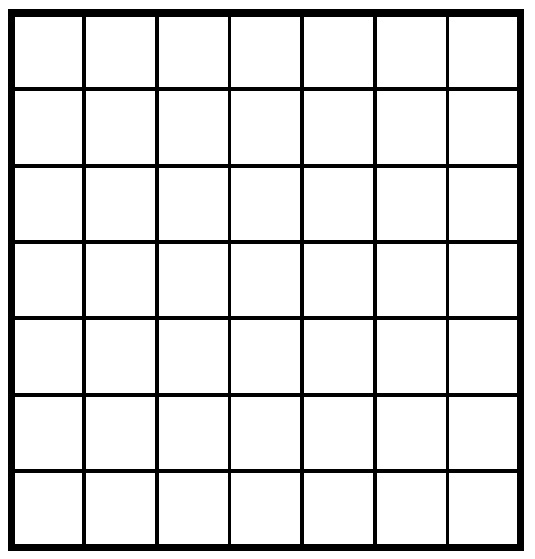
#> input picture ImageProcessing/grid.jpg, 535 x 559 px
$ python ScherTransformation.py
#> lines starting #> are read from the running program, lines starting #| are printed output that depends on the picture; after the words box and inside, x2 and y2 are one past the last pixel; in counts of white or black regions, pixels touching at a corner belong together
import cv2
import numpy as np
import matplotlib as mat
from matplotlib import pyplot as plt


img = cv2.imread("grid.jpg")
#> img is the input picture: shape (559, 535, 3); min 0, max 255, mean 222.4
height, width, _ = img.shape
#> height = 559; width = 535

cv2.circle(img, (84, 89), 5, (0, 0, 255), -1)
#> img: shape (559, 535, 3); 0.03% of pixels changed, all inside (x1, y1, x2, y2) = (79, 84, 90, 95)
cv2.circle(img, (446, 89), 5, (0, 0, 255), -1)
#> img: shape (559, 535, 3); mean B, G, R 222.4, 222.4, 222.5
cv2.circle(img, (88, 471), 5, (0, 0, 255), -1)
#> img: shape (559, 535, 3); mean B, G, R 222.3, 222.3, 222.5

pts1 = np.float32([[84, 89], [446, 89], [88, 471]])

pts2 = np.float32([[0, 89], [446, 89], [150, 471]])


matrix = cv2.getAffineTransform(pts1, pts2)
result = cv2.warpAffine(img, matrix, (width, height))
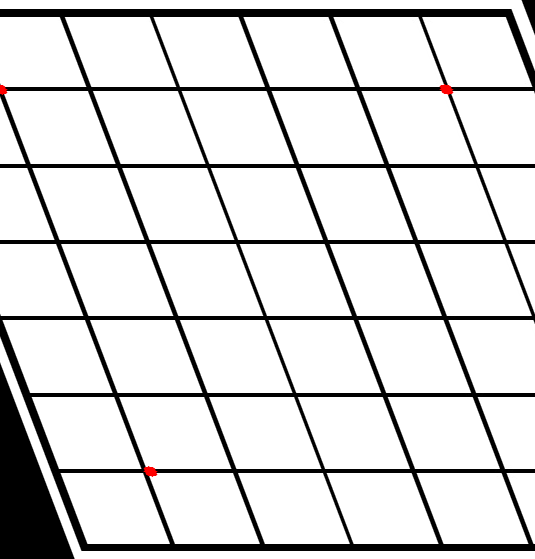
#> result: shape (559, 535, 3); mean B, G, R 218.9, 218.9, 219.1

cv2.imshow("Grid", img)
cv2.imshow("Affine Transformation", result)

cv2.waitKey(0)
cv2.destroyAllWindows()
